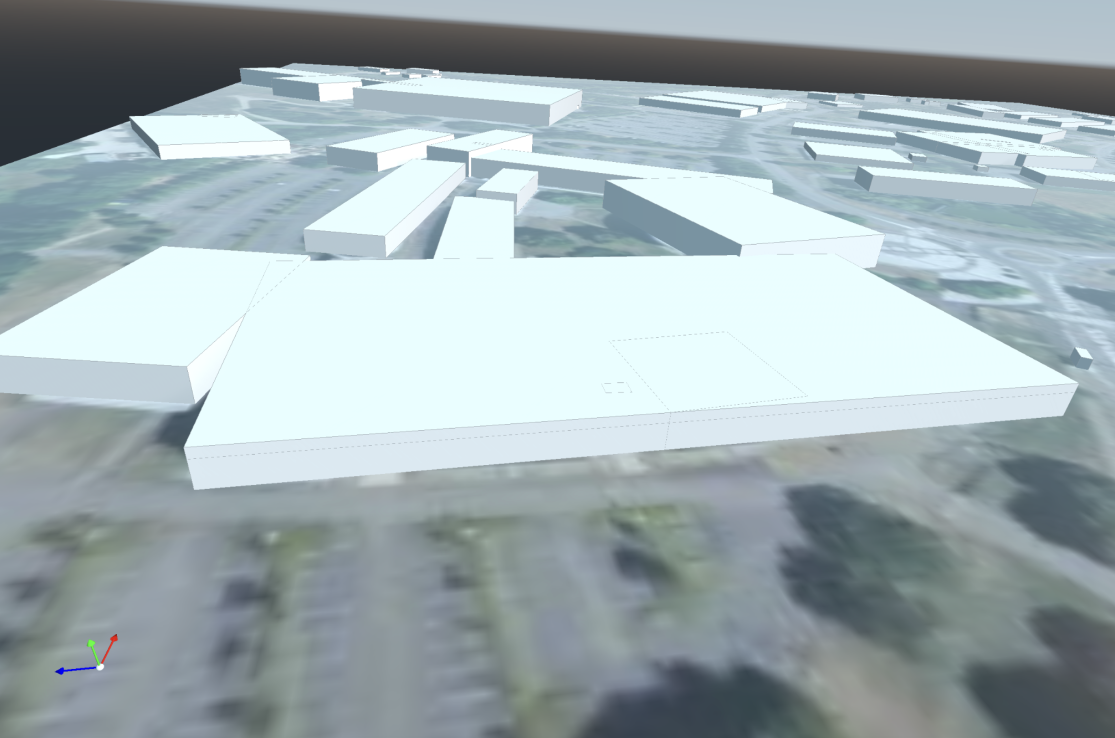
#> input picture images/buildings-lod0.png, 2230 x 1476 px (shown at 1/2 size); its folder holds 4 pictures in this run
$ python compress.py
#> lines starting #> are read from the running program, lines starting #| are printed output that depends on the picture
from PIL import Image
import os


def resize_and_compress_images(directory, max_width, max_height, quality=85):
#> called with directory = 'images', max_width = 595, max_height = 842, quality = 85
    if not os.path.exists(directory):
        print("Directory does not exist")
        return

    output_directory = os.path.join(directory, "processed")
    if not os.path.exists(output_directory):
        os.makedirs(output_directory)

    for filename in os.listdir(directory):
        print(f"Processing {filename}")
        if filename.endswith(".jpg") or filename.endswith(".jpeg") or filename.endswith(".png"):
            img_path = os.path.join(directory, filename)
            with Image.open(img_path) as img:
                # Calculate the new size preserving the aspect ratio
#> img is the input picture: PIL image 2230x1476 RGBA; mean R, G, B, A 159.4, 173.8, 178.1, 255
                img.thumbnail((max_width, max_height), Image.Resampling.LANCZOS)
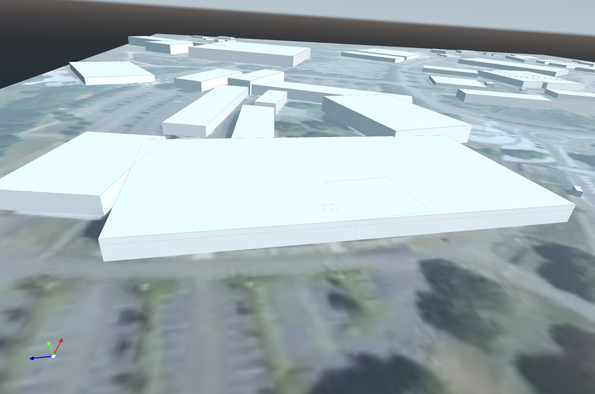
#> img: PIL image 595x394 RGBA; mean R, G, B, A 159.4, 173.7, 178, 255
                # Save the processed image
                if filename.endswith(".jpg") or filename.endswith(".jpeg"):
                    img.save(os.path.join(output_directory, filename),
                             "JPEG", quality=quality)
                elif filename.endswith(".png"):
                    img.save(os.path.join(output_directory, filename),
                             "PNG", optimize=True, quality=quality)
#> pass 2 of the loop in resize_and_compress_images, `for filename in os.listdir(directory):`:
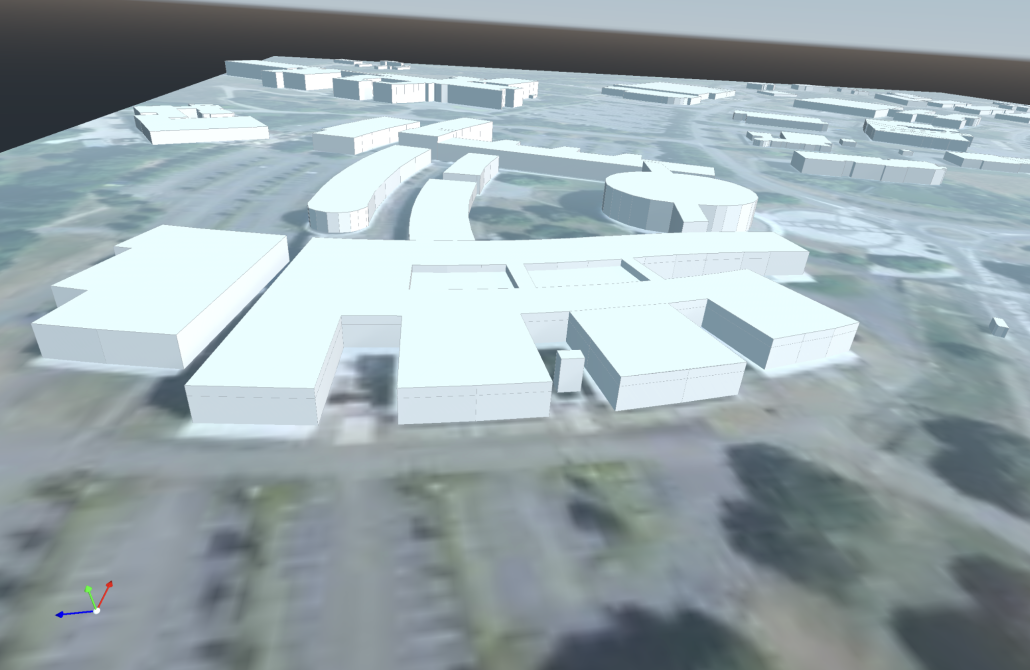
#> input picture images/buildings-lod1.png, 2060 x 1340 px (shown at 1/2 size)
#> in resize_and_compress_images, img is the input picture: PIL image 2060x1340 RGBA; mean R, G, B, A 153.8, 168.1, 172.9, 255
#> in resize_and_compress_images, `img.thumbnail((max_width, max_height), Image.Resampling.LANCZOS)`:
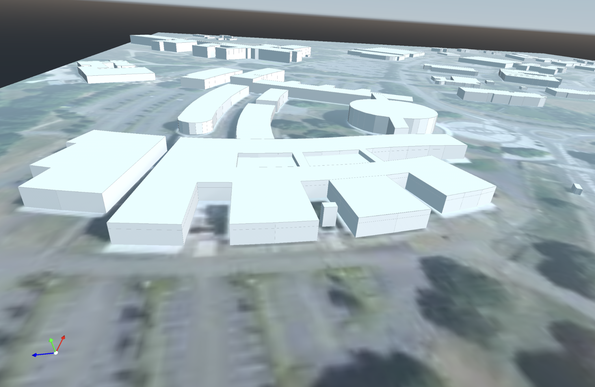
#> img: PIL image 595x387 RGBA; mean R, G, B, A 153.8, 168.1, 172.8, 255
#> pass 3 of the loop in resize_and_compress_images, `for filename in os.listdir(directory):`:
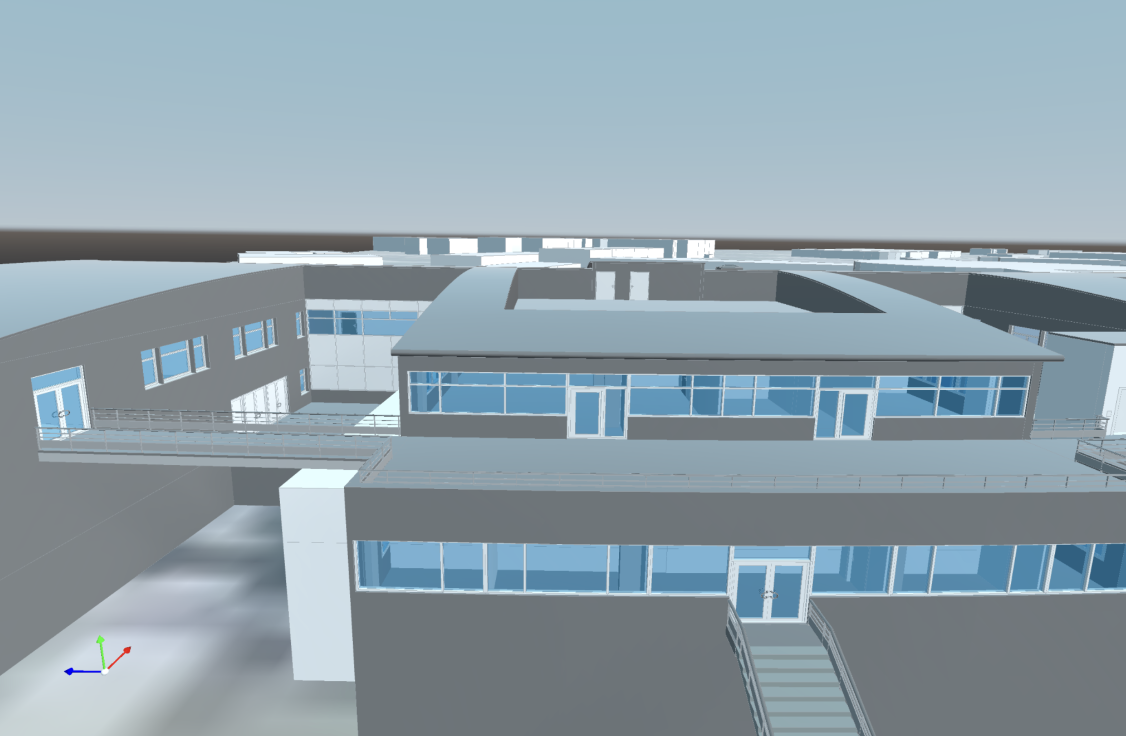
#> input picture images/buildings-lod2-zoom.png, 2252 x 1472 px (shown at 1/2 size)
#> in resize_and_compress_images, img is the input picture: PIL image 2252x1472 RGBA; mean R, G, B, A 143.3, 161.3, 171.6, 255
#> in resize_and_compress_images, `img.thumbnail((max_width, max_height), Image.Resampling.LANCZOS)`:
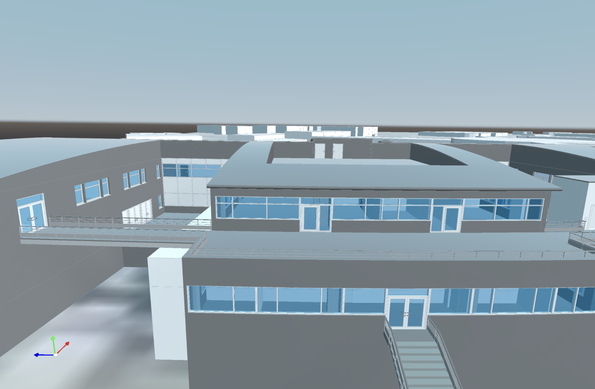
#> img: PIL image 595x389 RGBA; mean R, G, B, A 143.3, 161.3, 171.6, 255
#> the loop made 5 passes; the first 3 are shown

    print(f"Images resized and compressed, saved to {output_directory}")


# Set the directory path to your image folder
directory = 'images'
# Set the maximum width and height for the images (in pixels)
max_width = 595  # A4 width in points (1 point = 1/72 inch)
max_height = 842  # A4 height in points

resize_and_compress_images(directory, max_width, max_height)
